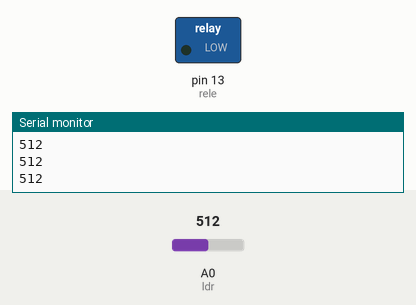
Simulated run of this sketch. Board: Arduino Uno, built with avr-gcc and run on an emulated ATmega328P. Shown: switched loads named in the sketch (green lamp = pin HIGH), the last lines printed to the serial monitor. Inputs (shaded band) come from the test bench; at power-on: A0 (ldr) = 512.

Above: at 1.2 s.
1.3 s: A0 (ldr) set to 357
2.8 s: A0 (ldr) set to 332
At 3.4 s:
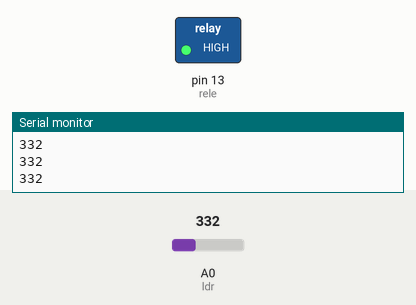
4.3 s: A0 (ldr) set to 360
At 4.8 s:
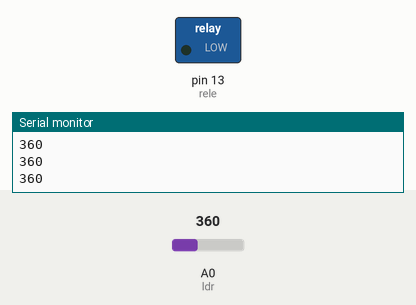
5.8 s: A0 (ldr) set to 340
At 7.2 s:
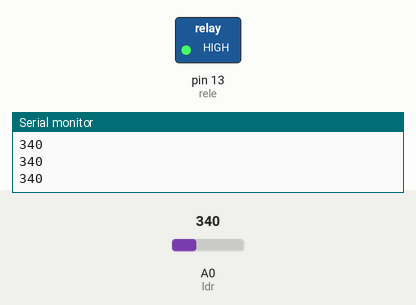
Timing chart, 0 to 8.3 s (numbered marks = the images above; inputs shaded):
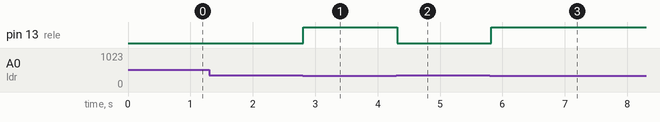

Measured:
- the behaviour switches between 351 and 350 on A0 (ldr) (found by bisection; images 0 and 1)
- after the input at 2.8 s, pin 13 (rele): LOW → HIGH at once
- after the input at 4.3 s, pin 13 (rele): HIGH → LOW at once
- after the input at 5.8 s, pin 13 (rele): LOW → HIGH at once

The sketch:

ldr.ino
```cpp
int luminosidade;
int ldr = A0;
int rele = 13;

void setup()
{
  pinMode(ldr, INPUT);
  pinMode(rele, OUTPUT);
  Serial.begin(9600);
  digitalWrite(9, HIGH);
}

void loop()
{
  luminosidade = analogRead(ldr);

  if (luminosidade > 350) {
    digitalWrite(rele, LOW);
  }
  else {
    digitalWrite(rele, HIGH);
  }
  Serial.println(luminosidade);
  delay(100);
}
```
